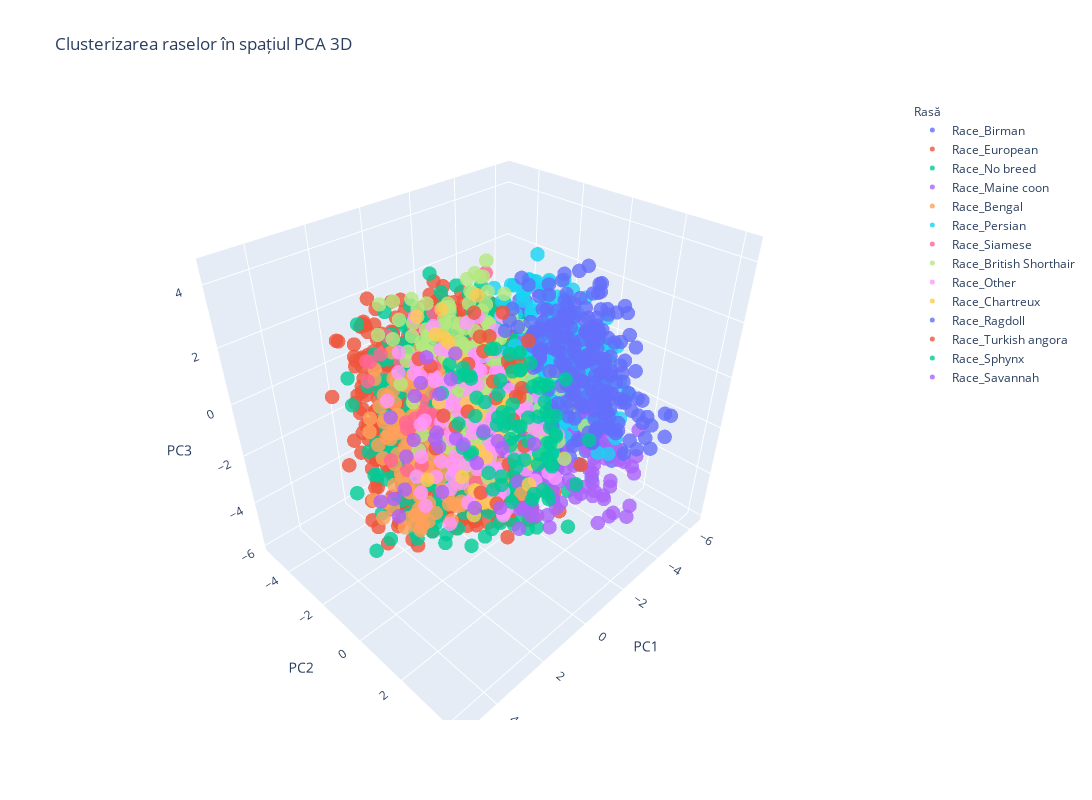

Notebook cell for this chart:
### Code cell
visualize_race_clusters_3d_interactive(df_encoded)

### Figure 1 — Plotly figure (JSON) as saved in the notebook; plotly's stock layout.template omitted (floating-point values rounded to 4 significant figures; data arrays with more than 128 entries replaced by an {"elided": "..."} marker saying what was removed)
{"data": [{"hovertemplate": "Rasă=Race_Birman<br>Componenta principală 1=%{x}<br>Componenta principală 2=%{y}<br>Componenta principală 3=%{z}<extra></extra>", "legendgroup": "Race_Birman", "marker": {"color": "#636efa", "opacity": 0.8, "size": 5, "symbol": "circle"}, "mode": "markers", "name": "Race_Birman", "scene": "scene", "showlegend": true, "type": "scatter3d", "x": {"elided": "192 float values"}, "y": {"elided": "192 float values"}, "z": {"elided": "192 float values"}}, {"hovertemplate": "Rasă=Race_European<br>Componenta principală 1=%{x}<br>Componenta principală 2=%{y}<br>Componenta principală 3=%{z}<extra></extra>", "legendgroup": "Race_European", "marker": {"color": "#EF553B", "opacity": 0.8, "size": 5, "symbol": "circle"}, "mode": "markers", "name": "Race_European", "scene": "scene", "showlegend": true, "type": "scatter3d", "x": {"elided": "1018 float values"}, "y": {"elided": "1018 float values"}, "z": {"elided": "1018 float values"}}, {"hovertemplate": "Rasă=Race_No breed<br>Componenta principală 1=%{x}<br>Componenta principală 2=%{y}<br>Componenta principală 3=%{z}<extra></extra>", "legendgroup": "Race_No breed", "marker": {"color": "#00cc96", "opacity": 0.8, "size": 5, "symbol": "circle"}, "mode": "markers", "name": "Race_No breed", "scene": "scene", "showlegend": true, "type": "scatter3d", "x": {"elided": "482 float values"}, "y": {"elided": "482 float values"}, "z": {"elided": "482 float values"}}, {"hovertemplate": "Rasă=Race_Maine coon<br>Componenta principală 1=%{x}<br>Componenta principală 2=%{y}<br>Componenta principală 3=%{z}<extra></extra>", "legendgroup": "Race_Maine coon", "marker": {"color": "#ab63fa", "opacity": 0.8, "size": 5, "symbol": "circle"}, "mode": "markers", "name": "Race_Maine coon", "scene": "scene", "showlegend": true, "type": "scatter3d", "x": {"elided": "197 float values"}, "y": {"elided": "197 float values"}, "z": {"elided": "197 float values"}}, {"hovertemplate": "Rasă=Race_Bengal<br>Componenta principală 1=%{x}<br>Componenta principală 2=%{y}<br>Componenta principală 3=%{z}<extra></extra>", "legendgroup": "Race_Bengal", "marker": {"color": "#FFA15A", "opacity": 0.8, "size": 5, "symbol": "circle"}, "mode": "markers", "name": "Race_Bengal", "scene": "scene", "showlegend": true, "type": "scatter3d", "x": {"elided": "238 float values"}, "y": {"elided": "238 float values"}, "z": {"elided": "238 float values"}}, {"hovertemplate": "Rasă=Race_Persian<br>Componenta principală 1=%{x}<br>Componenta principală 2=%{y}<br>Componenta principală 3=%{z}<extra></extra>", "legendgroup": "Race_Persian", "marker": {"color": "#19d3f3", "opacity": 0.8, "size": 5, "symbol": "circle"}, "mode": "markers", "name": "Race_Persian", "scene": "scene", "showlegend": true, "type": "scatter3d", "x": {"elided": "192 float values"}, "y": {"elided": "192 float values"}, "z": {"elided": "192 float values"}}, {"hovertemplate": "Rasă=Race_Siamese<br>Componenta principală 1=%{x}<br>Componenta principală 2=%{y}<br>Componenta principală 3=%{z}<extra></extra>", "legendgroup": "Race_Siamese", "marker": {"color": "#FF6692", "opacity": 0.8, "size": 5, "symbol": "circle"}, "mode": "markers", "name": "Race_Siamese", "scene": "scene", "showlegend": true, "type": "scatter3d", "x": [0.2253, 1.565, 2.521, -0.2124, 0.8663, -1.108, 1.539, -0.05413, 1.505, 2.962, 0.01132, 0.2371, 0.7783, -0.3082, 0.0718, 0.1849, -1.475, 1.207, 1.148, 0.4618, 1.198, 0.3526, 0.3306, 1.46, -1.318, 1.154, 0.2987, -0.09611, -1.49, -0.6551, 1.891, 0.6323, 0.6941, 0.8964, -0.4884, -1.092, 0.2032, -0.3461, -1.213, -1.214, -1.999, 1.853, -0.4071, 1.331, 2.558, 1.621, 2.901, 1.672, 1.101, -0.4942, 0.1996, 1.544, 1.495, 0.9588, -0.9561, 2.243, 1.011, -0.5909], "y": [2.17, -2.489, -0.33, 0.3075, -1.003, -2.755, -1.298, -2.224, -3.84, 1.097, -2.171, -2.532, -2.178, 0.4954, -1.76, -0.0649, -1.281, -2.519, -1.553, -0.4102, -0.9324, -2.055, -2.139, -3.666, -1.405, -1.565, -2.45, 0.1587, 0.1214, 0.7095, -1.018, 0.3309, -3.091, -4.695, -0.4446, -3.582, -2.662, -2.569, -2.259, -1.144, -1.956, -0.05543, -0.34, 1.318, -0.02642, -2.82, -0.1479, 1.52, 1.703, 0.09696, -3.674, 0.2021, 1.673, 0.5867, -0.5399, -1.954, 0.3055, -0.07948], "z": [0.2945, 2.047, 0.1342, -3.362, -1.197, 0.4991, -2.215, -2.392, -0.1992, 1.611, 2.355, -1.402, 2.176, 1.283, 1.185, -1.13, -0.3541, -3.323, -0.5588, 0.3548, -0.1905, -1.434, -1.347, 0.5978, 1.705, -0.03686, 0.0516, 1.201, -0.824, 0.7837, -0.04789, 2.827, 0.5275, -0.07944, 1.77, -0.6661, 1.665, 1.557, 0.455, -2.078, 0.4207, 1.238, 4.121, -0.3298, -0.3334, -2.839, 0.784, 0.4744, 0.0005398, 0.162, -2.717, 1.094, -0.9301, -2.154, 0.3334, 1.931, -1.354, -2.172]}, {"hovertemplate": "Rasă=Race_British Shorthair<br>Componenta principală 1=%{x}<br>Componenta principală 2=%{y}<br>Componenta principală 3=%{z}<extra></extra>", "legendgroup": "Race_British Shorthair", "marker": {"color": "#B6E880", "opacity": 0.8, "size": 5, "symbol": "circle"}, "mode": "markers", "name": "Race_British Shorthair", "scene": "scene", "showlegend": true, "type": "scatter3d", "x": {"elided": "166 float values"}, "y": {"elided": "166 float values"}, "z": {"elided": "166 float values"}}, {"hovertemplate": "Rasă=Race_Other<br>Componenta principală 1=%{x}<br>Componenta principală 2=%{y}<br>Componenta principală 3=%{z}<extra></extra>", "legendgroup": "Race_Other", "marker": {"color": "#FF97FF", "opacity": 0.8, "size": 5, "symbol": "circle"}, "mode": "markers", "name": "Race_Other", "scene": "scene", "showlegend": true, "type": "scatter3d", "x": {"elided": "135 float values"}, "y": {"elided": "135 float values"}, "z": {"elided": "135 float values"}}, {"hovertemplate": "Rasă=Race_Chartreux<br>Componenta principală 1=%{x}<br>Componenta principală 2=%{y}<br>Componenta principală 3=%{z}<extra></extra>", "legendgroup": "Race_Chartreux", "marker": {"color": "#FECB52", "opacity": 0.8, "size": 5, "symbol": "circle"}, "mode": "markers", "name": "Race_Chartreux", "scene": "scene", "showlegend": true, "type": "scatter3d", "x": [1.075, 0.1358, -0.268, 0.4048, 1.047, 1.781, 1.109, 0.1989, 1.554, 0.2159, 0.9438, -1.486, -0.6151, -0.9153, 1.306, 0.5895, 2.036, 0.765, -0.6354, 1.037, -1.252, -0.8071, 2.139, -0.9017, -1.11, 2.236, 3.358, 0.8294, 1.911, 1.701, -0.3994], "y": [-1.639, -1.592, 1.78, 1.572, 0.7438, 2.164, 1.877, 2.091, 1.337, -0.7186, 0.738, -1.799, 0.3615, -0.7806, -0.5772, -0.8785, 1.146, -1.23, 0.09042, 1.103, 0.3686, -2.116, 1.768, -1.721, -0.936, 1.818, 1.201, 1.533, 2.833, 1.645, -2.259], "z": [2.822, 1.787, -1.396, 1.962, 0.7996, -1.452, 1.349, -1.76, -0.1254, 1.392, 0.516, 2.539, 0.06709, 1.207, 0.4645, 2.089, -0.9356, 2.284, -0.1117, -0.7994, 0.8453, 0.5877, -0.9905, -1.207, 1.227, -1.841, -0.2033, 0.04336, 1.081, -1.816, 2.284]}, {"hovertemplate": "Rasă=Race_Ragdoll<br>Componenta principală 1=%{x}<br>Componenta principală 2=%{y}<br>Componenta principală 3=%{z}<extra></extra>", "legendgroup": "Race_Ragdoll", "marker": {"color": "#636efa", "opacity": 0.8, "size": 5, "symbol": "circle"}, "mode": "markers", "name": "Race_Ragdoll", "scene": "scene", "showlegend": true, "type": "scatter3d", "x": {"elided": "216 float values"}, "y": {"elided": "216 float values"}, "z": {"elided": "216 float values"}}, {"hovertemplate": "Rasă=Race_Turkish angora<br>Componenta principală 1=%{x}<br>Componenta principală 2=%{y}<br>Componenta principală 3=%{z}<extra></extra>", "legendgroup": "Race_Turkish angora", "marker": {"color": "#EF553B", "opacity": 0.8, "size": 5, "symbol": "circle"}, "mode": "markers", "name": "Race_Turkish angora", "scene": "scene", "showlegend": true, "type": "scatter3d", "x": [-1.285, 0.481, 0.4176, -0.00399, -0.6755, -2.41, 0.2587, -1.718, -0.2234, 0.6026, -0.8622, -0.73, -1.358, -1.973, -1.715, -0.3126, -1.289, -1.306, -2.476, 1.119, -0.9236, -0.1449, 0.8836, 1.629, 2.025, 0.6831, 3.033, 2.316], "y": [2.855, 1.516, 1.345, 1.189, -0.174, -0.9106, 1.662, -0.0343, -2.714, -2.269, -0.09786, -1.464, -0.9683, -1.757, -0.5132, -0.7274, -2.087, 0.2515, -0.4987, 2.67, -0.9673, -0.319, 1.418, 0.4857, 0.4241, -0.01086, 1.228, 2.194], "z": [-1.429, -1.155, 2.346, 0.06601, -0.1453, -1.277, 1.231, -0.1918, 0.1114, 0.9367, 2.808, 0.5195, -0.2085, 0.9053, 0.3939, 2.774, -0.4665, 1.031, 1.045, 0.5321, 1.115, 2.205, -2.523, 0.2986, 0.8541, 0.1081, 0.7107, -0.7]}, {"hovertemplate": "Rasă=Race_Sphynx<br>Componenta principală 1=%{x}<br>Componenta principală 2=%{y}<br>Componenta principală 3=%{z}<extra></extra>", "legendgroup": "Race_Sphynx", "marker": {"color": "#00cc96", "opacity": 0.8, "size": 5, "symbol": "circle"}, "mode": "markers", "name": "Race_Sphynx", "scene": "scene", "showlegend": true, "type": "scatter3d", "x": [-3.074, -0.9724, -2.742, -1.957, -1.762, -2.053, -1.954, 0.04441, -1.112, -2.317, -2.099, -0.9067, -2.13, -1.794, -1.293, -0.5778, -0.6785, -1.155, -0.967, -1.953, -2.542, -1.023, -0.3003, -1.952, -1.678, -1.603, -3.546, -2.341, -3.088, -0.4965, -2.21, -1.889, -4.91, -2.72, -1.453, -2.901, -1.671, -2.139, -1.685, -1.643, -1.769, -1.094, -1.409, -2.827, -1.092, -2.851, -2.392, -1.009, -1.098, -3.833, -1.944, -3.119, -1.476, -2.705, -3.069, -3.579, -2.912, -1.138, -3.27, -0.6766, -1.294, -3.223, -1.348, -1.809, -2.628, -4.225, -1.54, -2.366, -3.061, -1.895, -2.786, -2.353, -3.051, -0.7712, -0.6305, -1.48], "y": [0.2763, -1.615, -0.442, 1.269, 0.6632, 0.05634, -0.7726, 0.2267, 1.128, 0.7767, 2.137, -0.1055, 0.7344, 0.9687, 1.182, -1.644, -0.2699, 0.6757, -0.163, -1.308, -0.4431, 1.839, -2.298, -0.7159, 1.435, 0.06354, 1.46, 1.778, -0.2422, -0.9196, 0.8202, -0.7471, -1.607, -1.525, -0.2374, -2.4, -3.412, -1.835, 1.169, 1.242, 1.435, -1.816, -0.07192, 0.2311, -1.768, -1.46, -1.784, 1.917, 0.2741, -0.8111, -3.007, 0.2831, -2.133, -0.043, -1.709, -0.9114, -0.3201, -2.451, -1.541, -0.7375, -2.292, -2.441, 0.154, -3.166, -1.959, -0.2564, -1.937, -1.482, -1.329, -1.89, -1.131, -0.7081, -0.8756, 0.1247, 1.606, 1.539], "z": [-3.457, -3.285, -0.7925, -1.459, -0.9818, -2.469, -2.098, -2.511, -3.814, -2.325, -3.132, -3.811, -4.265, -0.6496, -1.96, -2.871, -3.98, -2.404, -3.5, -2.117, -1.981, -3.059, -0.7911, -3.024, -2.548, -1.604, -2.463, -5.464, -0.8259, -1.116, -1.556, -1.645, -2.269, 0.01372, -2.2, -0.2225, -0.7584, 0.3201, -1.733, -2.245, -1.359, -3.56, -4.883, -1.74, -0.2317, -2.067, -2.909, -1.795, -2.601, -2.124, -0.8467, -1.833, -0.6804, -3.915, -0.9184, -1.292, -0.8777, -2.556, -0.8939, -1.812, -0.5108, -1.691, -3.131, -1.24, -1.774, -1.109, -1.393, -2.19, -0.6725, -1.728, 0.2095, -2.405, -0.2032, -1.107, -2.974, -3.779]}, {"hovertemplate": "Rasă=Race_Savannah<br>Componenta principală 1=%{x}<br>Componenta principală 2=%{y}<br>Componenta principală 3=%{z}<extra></extra>", "legendgroup": "Race_Savannah", "marker": {"color": "#ab63fa", "opacity": 0.8, "size": 5, "symbol": "circle"}, "mode": "markers", "name": "Race_Savannah", "scene": "scene", "showlegend": true, "type": "scatter3d", "x": [2.3, 1.693, 0.2411, 1.34, 0.2876, 0.6497, -0.3331, 1.585, 2.022, -0.6765, -0.1978, -0.4681, -0.3946, 0.6784, 0.4654, -0.01808, -0.7579, -0.2687, 0.4012, 0.2179, 1.423, 2.34, 1.736, 0.22, 0.2332, 0.1765], "y": [-1.722, -0.1757, 0.9478, -2.331, -3.0, 0.1951, -1.35, -0.5045, -3.096, -1.994, -0.5634, 0.1361, -3.485, -1.414, -4.213, -3.624, -2.343, -2.395, 1.162, -2.372, -2.455, -1.854, -0.2412, 2.24, 0.1941, -1.138], "z": [-4.206, -2.55, -3.426, -2.557, -0.9566, -3.658, -2.43, -0.7059, -4.611, 0.7022, -2.704, -1.554, -0.9785, -2.0, -2.365, -3.302, -0.4715, -0.8549, -0.7843, 0.7813, -4.028, -3.498, -0.2406, -0.1348, -0.7612, -1.793]}], "layout": {"height": 800, "legend": {"title": {"font": {"size": 12}, "text": "Rasă"}, "tracegroupgap": 0}, "scene": {"domain": {"x": [0, 1], "y": [0, 1]}, "xaxis": {"title": {"text": "PC1"}}, "yaxis": {"title": {"text": "PC2"}}, "zaxis": {"title": {"text": "PC3"}}}, "title": {"text": "Clusterizarea raselor în spațiul PCA 3D"}, "width": 1400}}
